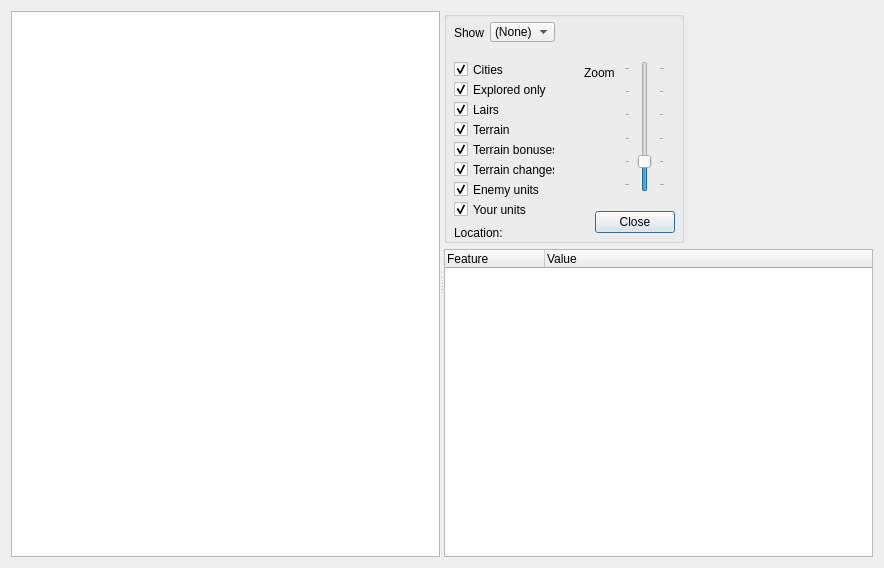
<?xml version="1.0" encoding="UTF-8"?>
<ui version="4.0">
 <class>DialogOverlandMap</class>
 <widget class="QDialog" name="DialogOverlandMap">
  <property name="geometry">
   <rect>
    <x>0</x>
    <y>0</y>
    <width>884</width>
    <height>568</height>
   </rect>
  </property>
  <property name="windowTitle">
   <string>Overland map</string>
  </property>
  <layout class="QGridLayout" name="gridLayout">
   <item row="0" column="0">
    <widget class="QSplitter" name="splitter">
     <property name="orientation">
      <enum>Qt::Horizontal</enum>
     </property>
     <widget class="QMapGraphicsView" name="graphicsView">
      <property name="backgroundBrush">
       <brush brushstyle="DiagCrossPattern">
        <color alpha="255">
         <red>255</red>
         <green>170</green>
         <blue>255</blue>
        </color>
       </brush>
      </property>
      <property name="resizeAnchor">
       <enum>QGraphicsView::AnchorViewCenter</enum>
      </property>
     </widget>
     <widget class="QWidget" name="layoutWidget">
      <layout class="QVBoxLayout" name="verticalLayout">
       <item>
        <widget class="QGroupBox" name="groupBox">
         <property name="sizePolicy">
          <sizepolicy hsizetype="Fixed" vsizetype="Fixed">
           <horstretch>0</horstretch>
           <verstretch>0</verstretch>
          </sizepolicy>
         </property>
         <property name="minimumSize">
          <size>
           <width>240</width>
           <height>232</height>
          </size>
         </property>
         <property name="maximumSize">
          <size>
           <width>240</width>
           <height>232</height>
          </size>
         </property>
         <property name="title">
          <string/>
         </property>
         <widget class="QCheckBox" name="checkBox_TerrainBonuses">
          <property name="geometry">
           <rect>
            <x>10</x>
            <y>130</y>
            <width>101</width>
            <height>17</height>
           </rect>
          </property>
          <property name="text">
           <string>Terrain bonuses</string>
          </property>
          <property name="checked">
           <bool>true</bool>
          </property>
         </widget>
         <widget class="QCheckBox" name="checkBox_Lairs">
          <property name="geometry">
           <rect>
            <x>10</x>
            <y>90</y>
            <width>70</width>
            <height>17</height>
           </rect>
          </property>
          <property name="text">
           <string>Lairs</string>
          </property>
          <property name="checked">
           <bool>true</bool>
          </property>
         </widget>
         <widget class="QCheckBox" name="checkBox_Terrain">
          <property name="geometry">
           <rect>
            <x>10</x>
            <y>110</y>
            <width>70</width>
            <height>17</height>
           </rect>
          </property>
          <property name="text">
           <string>Terrain</string>
          </property>
          <property name="checked">
           <bool>true</bool>
          </property>
         </widget>
         <widget class="QCheckBox" name="checkBox_EnemyUnits">
          <property name="geometry">
           <rect>
            <x>10</x>
            <y>170</y>
            <width>91</width>
            <height>17</height>
           </rect>
          </property>
          <property name="text">
           <string>Enemy units</string>
          </property>
          <property name="checked">
           <bool>true</bool>
          </property>
         </widget>
         <widget class="QCheckBox" name="checkBox_YourUnits">
          <property name="geometry">
           <rect>
            <x>10</x>
            <y>190</y>
            <width>91</width>
            <height>17</height>
           </rect>
          </property>
          <property name="text">
           <string>Your units</string>
          </property>
          <property name="checked">
           <bool>true</bool>
          </property>
         </widget>
         <widget class="QLabel" name="label">
          <property name="geometry">
           <rect>
            <x>10</x>
            <y>10</y>
            <width>30</width>
            <height>23</height>
           </rect>
          </property>
          <property name="text">
           <string>Show:</string>
          </property>
         </widget>
         <widget class="QComboBox" name="comboBox_Plane">
          <property name="geometry">
           <rect>
            <x>46</x>
            <y>11</y>
            <width>65</width>
            <height>20</height>
           </rect>
          </property>
          <property name="currentIndex">
           <number>0</number>
          </property>
          <item>
           <property name="text">
            <string>(None)</string>
           </property>
          </item>
          <item>
           <property name="text">
            <string>Arcanus</string>
           </property>
          </item>
          <item>
           <property name="text">
            <string>Myrror</string>
           </property>
          </item>
          <item>
           <property name="text">
            <string>Battle</string>
           </property>
          </item>
         </widget>
         <widget class="QDialogButtonBox" name="buttonBox">
          <property name="geometry">
           <rect>
            <x>120</x>
            <y>200</y>
            <width>111</width>
            <height>23</height>
           </rect>
          </property>
          <property name="orientation">
           <enum>Qt::Horizontal</enum>
          </property>
          <property name="standardButtons">
           <set>QDialogButtonBox::Close</set>
          </property>
         </widget>
         <widget class="QSlider" name="verticalSlider_Zoom">
          <property name="geometry">
           <rect>
            <x>180</x>
            <y>50</y>
            <width>41</width>
            <height>131</height>
           </rect>
          </property>
          <property name="minimum">
           <number>-100</number>
          </property>
          <property name="maximum">
           <number>400</number>
          </property>
          <property name="singleStep">
           <number>10</number>
          </property>
          <property name="pageStep">
           <number>100</number>
          </property>
          <property name="orientation">
           <enum>Qt::Vertical</enum>
          </property>
          <property name="tickPosition">
           <enum>QSlider::TicksBothSides</enum>
          </property>
          <property name="tickInterval">
           <number>100</number>
          </property>
         </widget>
         <widget class="QLabel" name="label_2">
          <property name="geometry">
           <rect>
            <x>140</x>
            <y>50</y>
            <width>30</width>
            <height>23</height>
           </rect>
          </property>
          <property name="text">
           <string>Zoom:</string>
          </property>
         </widget>
         <widget class="QCheckBox" name="checkBox_TerrainChanges">
          <property name="geometry">
           <rect>
            <x>10</x>
            <y>150</y>
            <width>101</width>
            <height>17</height>
           </rect>
          </property>
          <property name="text">
           <string>Terrain changes</string>
          </property>
          <property name="checked">
           <bool>true</bool>
          </property>
         </widget>
         <widget class="QCheckBox" name="checkBox_Cities">
          <property name="geometry">
           <rect>
            <x>10</x>
            <y>50</y>
            <width>70</width>
            <height>17</height>
           </rect>
          </property>
          <property name="text">
           <string>Cities</string>
          </property>
          <property name="checked">
           <bool>true</bool>
          </property>
         </widget>
         <widget class="QCheckBox" name="checkBox_ExploredOnly">
          <property name="geometry">
           <rect>
            <x>10</x>
            <y>70</y>
            <width>101</width>
            <height>17</height>
           </rect>
          </property>
          <property name="text">
           <string>Explored only</string>
          </property>
          <property name="checked">
           <bool>true</bool>
          </property>
         </widget>
         <widget class="QLabel" name="label_Location">
          <property name="geometry">
           <rect>
            <x>10</x>
            <y>210</y>
            <width>141</width>
            <height>23</height>
           </rect>
          </property>
          <property name="text">
           <string>Location:</string>
          </property>
         </widget>
        </widget>
       </item>
       <item>
        <widget class="QTreeWidget" name="treeWidget_Tile">
         <property name="sizePolicy">
          <sizepolicy hsizetype="Expanding" vsizetype="Expanding">
           <horstretch>0</horstretch>
           <verstretch>0</verstretch>
          </sizepolicy>
         </property>
         <property name="contextMenuPolicy">
          <enum>Qt::CustomContextMenu</enum>
         </property>
         <property name="editTriggers">
          <set>QAbstractItemView::AnyKeyPressed|QAbstractItemView::DoubleClicked|QAbstractItemView::EditKeyPressed|QAbstractItemView::SelectedClicked</set>
         </property>
         <property name="alternatingRowColors">
          <bool>false</bool>
         </property>
         <column>
          <property name="text">
           <string>Feature</string>
          </property>
         </column>
         <column>
          <property name="text">
           <string>Value</string>
          </property>
         </column>
        </widget>
       </item>
      </layout>
     </widget>
    </widget>
   </item>
  </layout>
 </widget>
 <customwidgets>
  <customwidget>
   <class>QMapGraphicsView</class>
   <extends>QGraphicsView</extends>
   <header>QMapGraphicsView.h</header>
  </customwidget>
 </customwidgets>
 <resources/>
 <connections/>
</ui>
